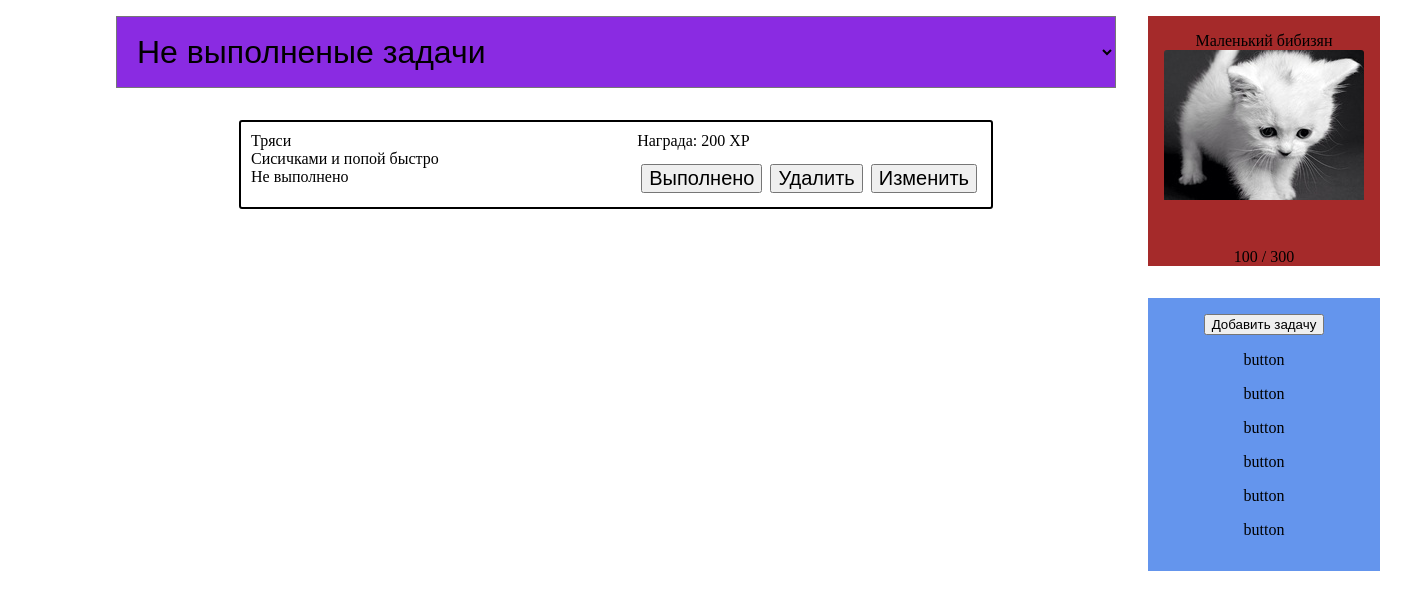
Before: / with the older database file.
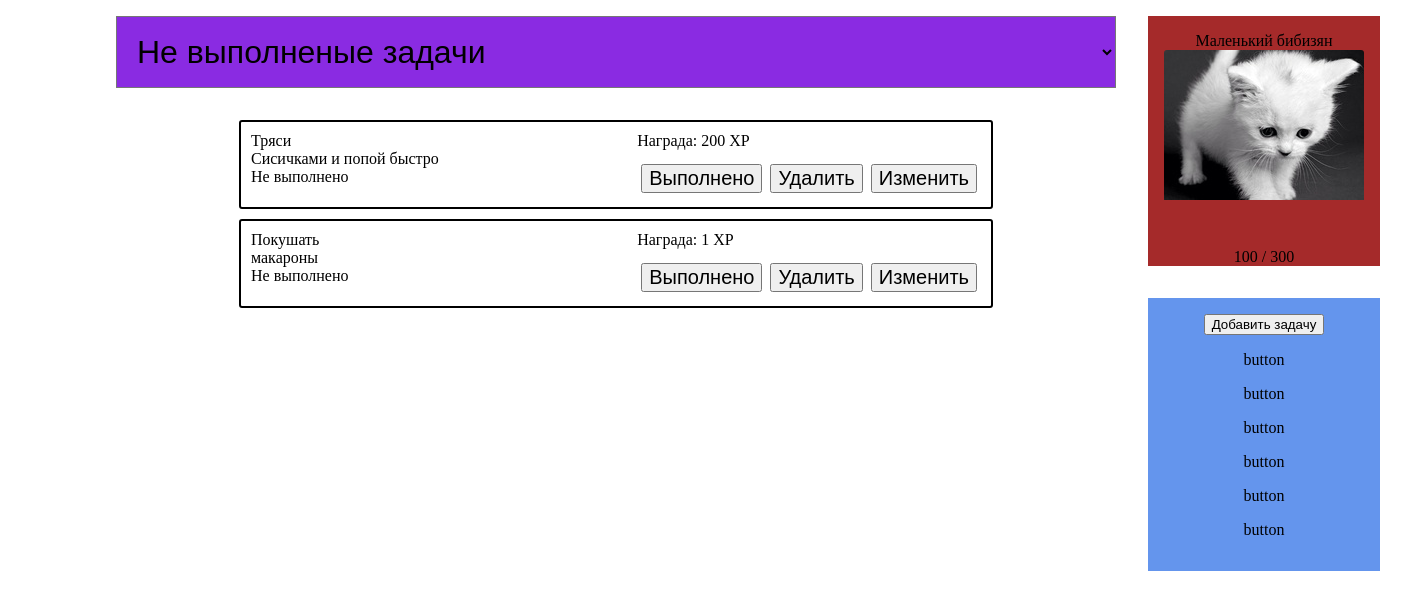
After: the same page with the newer database file.
### trak/models.py (models this page shows)
class quest(models.Model):
    nameQu = models.CharField(max_length=128)
    comments = models.TextField(null=True,blank=True)
    exp = models.PositiveIntegerField(default=0)
    done = models.BooleanField(default=False)

class Persons(models.Model):
    nameL = models.TextField()
    minlvl= models.PositiveIntegerField()
    maxlvl = models.PositiveIntegerField()
    image = models.ImageField(upload_to='image')

class NowExp(models.Model):
    expe = models.PositiveIntegerField(default=0)

### trak/views.py (the view)
# urls.py: path('', main, name='main'),
def main(request): # подгрузка всех данных на странцу
    quests = quest.objects.all()
    user = Persons.objects.all()
    expes = NowExp.objects.all()
    return render(request,'trak/main.html',{'data':{'quests':quests,'person':user,'expes':expes}})

### trak/templates/trak/main.html (shortened to what this page needs)
{% load static%}
<!DOCTYPE html>
<html>
  <head>
    <link rel="stylesheet" type="text/css" href="{% static 'css/class.css'%}" />
    <link rel="stylesheet" type="text/css" href="{% static 'css/id.css'%}" />
  </head>
  <body>
    <div id="a">
      <div class="b">
        <select name="items" id="nav" autocomplete="off"  onchange="showBlock(this.value)">
          <option value="1" selected="selected" >Не выполненые задачи</option>
          </select>
          <div id='list'>
            <div id="id1">{% include "./questCardFalse.html" %}</div>
          </div>
      </div>
      <div class="b">
        {% include "./person.html" %}
        <div id="vid">
          <button type="button" onclick="openForm()">Добавить задачу</button>
          <p>button</p>
          <p>button</p>
          <p>button</p>
          <p>button</p>
          <p>button</p>
          <p>button</p>
        </div>
      </div>
    </div>
  </body>
</html>

### trak/templates/trak/questCardFalse.html
{% for quest in data.quests %}
{% if not quest.done %}
<div id="info">
  <div id="infostate">
    <div class="infotext" id="infomain">
      <span>{{ quest.nameQu }}</span><span>{{ quest.comments }}</span>
      {% if quest.done %}<span>Выполнено</span>{% else %}Не выполнено{% endif %}
    </div>
    <div id="inforb">
      <div class="infotext">Награда: {{ quest.exp }} XP</div>
      <div class="infotext">
        <div id="infob">
          <a href="done/{{ quest.id }}/{{quest.exp}}"
            ><button class="infobtn">Выполнено</button></a
          >
          <a href="deleters/{{ quest.id }}"
            ><button class="infobtn">Удалить</button></a
          >
          <button
            class="infobtn"
            type="button"
            onclick="openEdit({{ quest.id }})"
          >
            Изменить
          </button>
        </div>
      </div>
    </div>
  </div>
</div>
{% endif %}
{% endfor %}

### trak/templates/trak/person.html
<div id="per">
  {% for p in data.person %}
  {% for pe in data.expes %}
  {% if pe.expe <= p.maxlvl and pe.expe >= p.minlvl %}
    <div id="perpic">{{p.nameL}}<img class='card-img-top' src="{{p.image.url }}" alt=""></div>
    <div>{{pe.expe}} / {{p.maxlvl}}</div>
  {% endif %}
  {% endfor %}
  {% endfor %}
</div>

Changed rows visible on the page:
added quest: nameQu "Покушать", comments "макароны", done "Не выполнено", exp "1"
